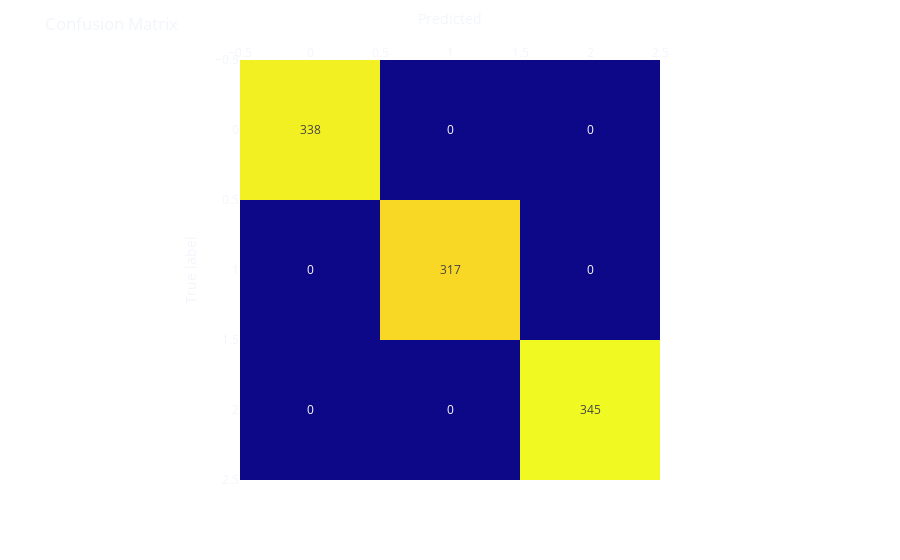

The cell this chart's notebook holds for it:
### Markdown cell above
**With such well behaved blobs, and so many correctly labeled samples, training a classifier is a trivial task.**

### Code cell
from sklearn.model_selection import train_test_split
from sklearn.linear_model import LogisticRegression
from sklearn.preprocessing import MinMaxScaler
from sklearn.metrics import confusion_matrix

scaler = MinMaxScaler()

X_train, X_test, y_train, y_test = train_test_split(
    scaler.fit_transform(X),
    y,
    test_size=0.1,
    random_state=42
)

model = LogisticRegression(solver='lbfgs', max_iter=5000)
model.fit(X_train, y_train)

score = model.score(X_test,  y_test)
preds = model.predict(X_test)
matrix = confusion_matrix(y_test, preds)
print(f'Model Accuracy: {round(score * 100 ,2)}%.')

fig = px.imshow(matrix,
                labels=dict(x="Predicted", y="True label"),
                x=np.unique(y),
                y=np.unique(y),
                text_auto=True
                )
fig.update_xaxes(side='top')
fig.update_layout(template='plotly_dark',
                  title='Confusion Matrix',
                  coloraxis_showscale=False,
                  paper_bgcolor='rgba(0, 0, 0, 0)',
                  plot_bgcolor='rgba(0, 0, 0, 0)')
fig.show()

### Figure 1 — Plotly figure (JSON) as saved in the notebook; plotly's stock layout.template omitted (floating-point values rounded to 4 significant figures)
{"data": [{"coloraxis": "coloraxis", "hovertemplate": "Predicted: %{x}<br>True label: %{y}<br>color: %{z}<extra></extra>", "name": "0", "texttemplate": "%{z}", "type": "heatmap", "x": [0, 1, 2], "xaxis": "x", "y": [0, 1, 2], "yaxis": "y", "z": [[338, 0, 0], [0, 317, 0], [0, 0, 345]]}], "layout": {"coloraxis": {"colorscale": [[0, "#0d0887"], [0.1111, "#46039f"], [0.2222, "#7201a8"], [0.3333, "#9c179e"], [0.4444, "#bd3786"], [0.5556, "#d8576b"], [0.6667, "#ed7953"], [0.7778, "#fb9f3a"], [0.8889, "#fdca26"], [1, "#f0f921"]], "showscale": false}, "margin": {"t": 60}, "paper_bgcolor": "rgba(0, 0, 0, 0)", "plot_bgcolor": "rgba(0, 0, 0, 0)", "title": {"text": "Confusion Matrix"}, "xaxis": {"anchor": "y", "constrain": "domain", "domain": [0, 1], "scaleanchor": "y", "side": "top", "title": {"text": "Predicted"}}, "yaxis": {"anchor": "x", "autorange": "reversed", "constrain": "domain", "domain": [0, 1], "title": {"text": "True label"}}}}
